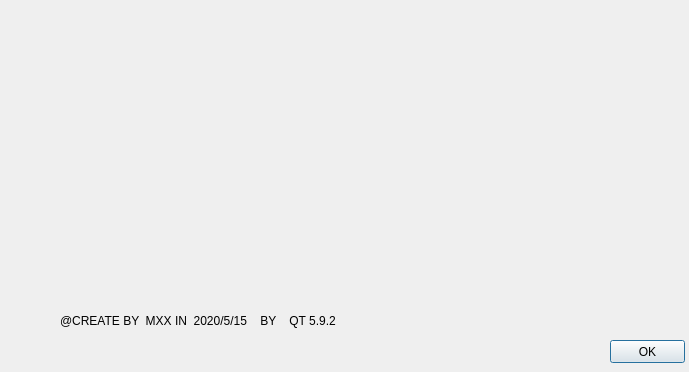
<?xml version="1.0" encoding="UTF-8"?>
<ui version="4.0">
 <class>DlgAbout</class>
 <widget class="QDialog" name="DlgAbout">
  <property name="geometry">
   <rect>
    <x>0</x>
    <y>0</y>
    <width>689</width>
    <height>372</height>
   </rect>
  </property>
  <property name="windowTitle">
   <string>Dialog</string>
  </property>
  <widget class="QPushButton" name="pushButton_Ok">
   <property name="geometry">
    <rect>
     <x>610</x>
     <y>340</y>
     <width>75</width>
     <height>23</height>
    </rect>
   </property>
   <property name="text">
    <string>OK</string>
   </property>
  </widget>
  <widget class="QLabel" name="label_jpg">
   <property name="geometry">
    <rect>
     <x>10</x>
     <y>0</y>
     <width>671</width>
     <height>261</height>
    </rect>
   </property>
   <property name="text">
    <string/>
   </property>
   <property name="pixmap">
    <pixmap resource="rc.qrc">:/RC.jpg</pixmap>
   </property>
   <property name="scaledContents">
    <bool>true</bool>
   </property>
  </widget>
  <widget class="QLabel" name="label_Author">
   <property name="geometry">
    <rect>
     <x>60</x>
     <y>290</y>
     <width>461</width>
     <height>61</height>
    </rect>
   </property>
   <property name="text">
    <string>@CREATE BY  MXX IN  2020/5/15    BY    QT 5.9.2</string>
   </property>
  </widget>
 </widget>
 <resources>
  <include location="rc.qrc"/>
 </resources>
 <connections>
  <connection>
   <sender>pushButton_Ok</sender>
   <signal>clicked()</signal>
   <receiver>DlgAbout</receiver>
   <slot>close()</slot>
   <hints>
    <hint type="sourcelabel">
     <x>328</x>
     <y>138</y>
    </hint>
    <hint type="destinationlabel">
     <x>332</x>
     <y>109</y>
    </hint>
   </hints>
  </connection>
 </connections>
</ui>
